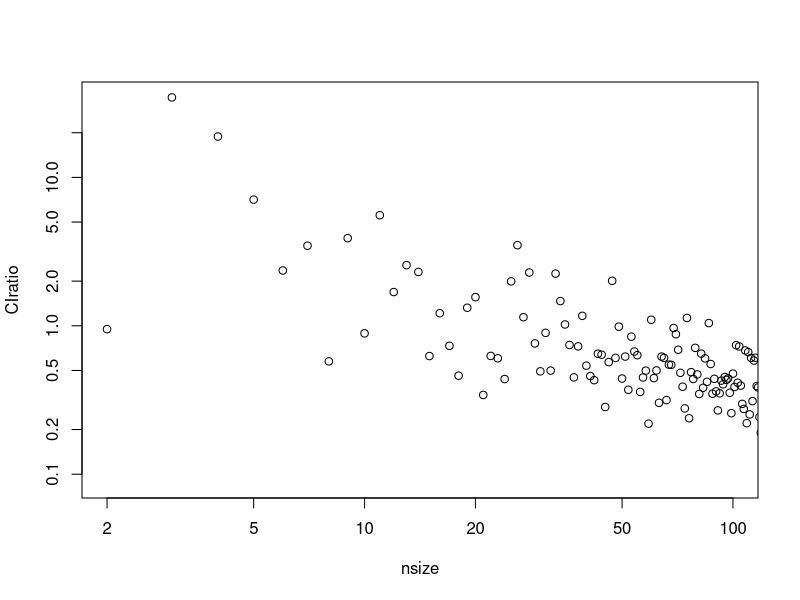

The R script that drew this image: (Note: this script raises an error after producing the figure.)
n <- 10
ave <- 10
disp <- 1

data <- data.frame(stringsAsFactors=FALSE,
                   NOEC=rlnorm(n,meanlog=ave,sdlog=disp),
                   idnum=seq(1:n)
)

data <- data[order(data$NOEC,decreasing=T), ]

data$percorder <- 1+(1/n)-order(data$NOEC, decreasing=T)/max(data$idnum)
fitobj <- MASS::fitdistr(data$NOEC,densfun="lognormal")
meandist2 <- rnorm(100,mean=fitobj$estimate[1],sd=fitobj$sd[[1]])
sddist2 <- rnorm(100,mean=fitobj$estimate[[2]],sd=fitobj$sd[[2]])
probvec <- c(0.01,0.025,0.05,0.1,0.2,0.3,0.4,0.5,0.6,0.7,0.8,0.9,0.95,0.975,0.99)
dfbigtest <- expand.grid(mean=meandist2,sd=sddist2,prob=probvec)
dfbigtest$estimate <- qlnorm(dfbigtest$prob,meanlog=dfbigtest$mean,sdlog=dfbigtest$sd, lower.tail=T)


simulate <- function(x) {
  n <- x
  ave <- 3.9094433
  disp <- 2.5785167
  
  data <- data.frame(stringsAsFactors=FALSE,
                     NOEC=rlnorm(n,meanlog=ave,sdlog=disp),
                     idnum=seq(1:n)
  )
  
  data <- data[order(data$NOEC,decreasing=T), ]
  
  data$percorder <- 1+(1/n)-order(data$NOEC, decreasing=T)/max(data$idnum)
  fitobj <- MASS::fitdistr(data$NOEC,densfun="lognormal")
  meandist2 <- rnorm(100,mean=fitobj$estimate[1],sd=fitobj$sd[[1]])
  sddist2 <- rnorm(100,mean=fitobj$estimate[[2]],sd=fitobj$sd[[2]])
  probvec <- c(0.01,0.025,0.05,0.1,0.2,0.3,0.4,0.5,0.6,0.7,0.8,0.9,0.95,0.975,0.99)
  dfbigtest <- expand.grid(mean=meandist2,sd=sddist2,prob=probvec)
  dfbigtest$estimate <- qlnorm(dfbigtest$prob,meanlog=dfbigtest$mean,sdlog=dfbigtest$sd, lower.tail=T)
  #quantile(dfbigtest$estimate[dfbigtest$prob==0.05], probs=0.05, na.rm=T, names=F)/median(dfbigtest$estimate[dfbigtest$prob==0.05])
  #quantile(dfbigtest$estimate[dfbigtest$prob==0.05], probs=0.05, na.rm=T, names=F)
  #median(dfbigtest$estimate[dfbigtest$prob==0.05])
  #sd(dfbigtest$estimate[dfbigtest$prob==0.05], na.rm=T)/median(dfbigtest$estimate[dfbigtest$prob==0.05],na.rm=T)
  IQR(dfbigtest$estimate[dfbigtest$prob==0.05],  na.rm=T)
}

simulate(15)
simulate(17)
simulate(15:17)

sim2 <- Vectorize(simulate)
sim2(15)
sim2(15:17)

testdf <- data.frame(nsize=c(2:1000))
testdf$CIratio <- sim2(testdf$nsize)#sapply(testdf$nsize,simulate)

plot(CIratio~nsize, data=testdf, log="xy", xlim=c(2,100), ylim=c(min(testdf$CIratio, na.rm=T),max(testdf$CIratio, na.rm=T)))

m <- matrix(data=NA, nrow=100, ncol=10)
for (i in 2:100) {
  for (j in 1:10) {
    m[i,j] <- Vectorize(simulate(i))
  }
}
m
rownames(m) <- 1:100
m
m <- data.frame(m)
m
m$sampsize <- as.numeric(rownames(m))
m
m <- gather(m, key=runnumber, value=value, -sampsize)
m
plot(value~sampsize, data=m, log="xy")
m2 <- m %>%
  group_by(sampsize) %>%
  summarise(medianv = median(value, na.rm=T),
            meanv = mean(value, na.rm=T)) %>%
  arrange(sampsize)
m2
plot(meanv~sampsize, data=m2, type="b", log="")
plot(density(m$value[m$sampsize==10]))

mfit <- nls(value~b+max(value,na.rm=T)*exp(-a*sampsize), data=m, start=list(a=1,b=1))
mfit
mobj <- summary(mfit)
mobj$coefficients[1,1]
mobj$coefficients[2,1]
m$predict <- mobj$coefficients[1,1]+max(m$value, na.rm=T)*exp(-mobj$coefficients[2,1]*m$sampsize)
head(m, 20)


mfit2 <- nls(meanv~b+max(meanv,na.rm=T)*exp(-a*sampsize), data=m2, start=list(a=1, b=1))
mfit2
mobj2 <- summary(mfit2)
mobj2$coefficients[1,1]
mobj2$coefficients[2,1]
m2$predict <- mobj2$coefficients[1,1]+max(m2$meanv, na.rm=T)*exp(-0.284*m2$sampsize)
#m2$predict2 <- predict(mfit2, sampesize=m2$sampsize)
head(m2, 20)





plot(value~sampsize, data=m, log="", xlim=c(1,100), ylim=c(0.1,20))
curve(mobj$coefficients[1,1]+max(m$value, na.rm=T)*exp(-mobj$coefficients[2,1]*x), from=2, to=100, n=99, add=T)
points(predict~sampsize, data=m, type="l")

plot(value~sampsize, data=m, log="y")
curve(mobj$coefficients[1,1]+max(m$value, na.rm=T)*exp(-mobj$coefficients[2,1]*x), from=2, to=100, n=99, add=T)
points(predict~sampsize, data=m, type="l")


plot(meanv~sampsize, data=m2,  log="")
points(predict~sampsize, data=m2, type="l")
curve(mobj2$coefficients[1,1]+max(m$value, na.rm=T)*exp(-mobj2$coefficients[2,1]*x), from=2, to=100, n=99, add=T)

plot(meanv~sampsize, data=m2,  log="", xlim=c(0,30),ylim=c(0,15))
points(predict~sampsize, data=m2, type="l")
curve(mobj2$coefficients[1,1]+max(m2$meanv, na.rm=T)*exp(-mobj2$coefficients[2,1]*x), from=2, to=100, n=99, add=T)



lmall <- lm(value~sampsize, data=m)
library(segmented)
segall <- segmented(lmall)
plot(segall)
summary(segall)
plot(segall, ylim=c(0,max(m2$meanv, na.rm=T)))
points(meanv~sampsize, data=m2)

plot(segall, ylim=c(0,max(m$value, na.rm=T)), lwd=6, col="red")
points(value~sampsize, data=m)

lmmean <- lm(meanv~sampsize, data=m2)
segmean <- segmented(lmmean)
plot(segmean)
summary(segmean)
plot(segmean, ylim=c(0,max(m2$meanv, na.rm=T)))
plot(segall, col="red", add=T)
points(meanv~sampsize, data=m2)
plot(segmean$residuals~m2$sampsize[-1])
abline(h=0)
